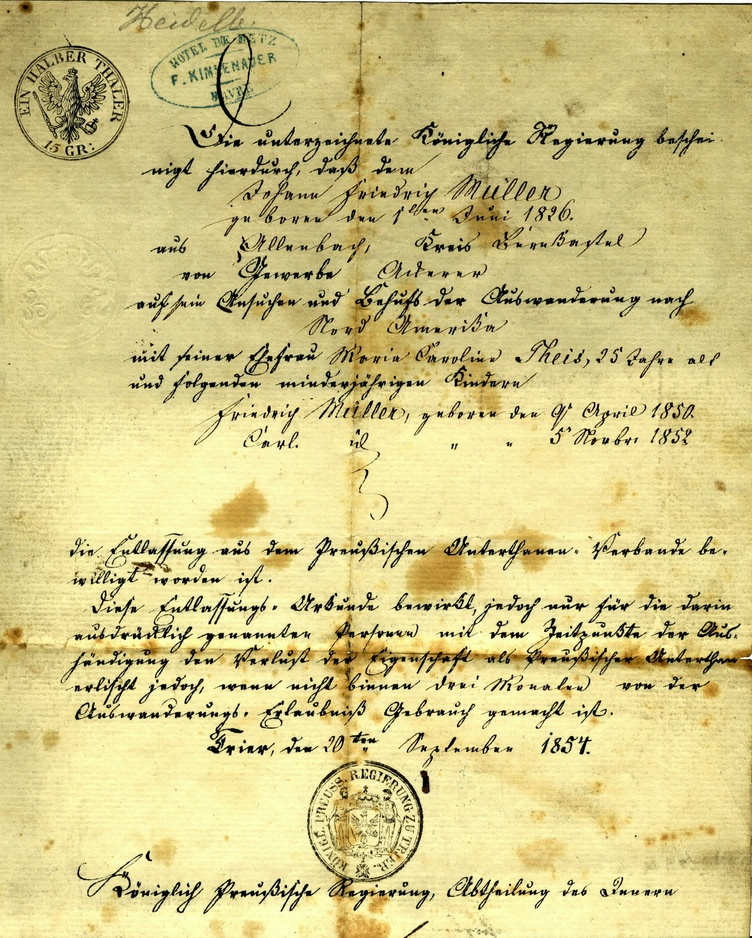
#> input picture DIP/LABS/LAB_03_DIP/solution/res/B2.jpg, 752 x 938 px, shrunk from 2258 x 2814 before the run
$ python task3.py res/B2.jpg
#> lines starting #> are read from the running program, lines starting #| are printed output that depends on the picture; after the words box and inside, x2 and y2 are one past the last pixel; in counts of white or black regions, pixels touching at a corner belong together


'''
python task3.py path/to/input
'''


import PIL
from PIL import Image
import itertools
import numpy
import sys
from PIL import ImageDraw
import matplotlib.pyplot as plt
image = Image.open(sys.argv[1])
#> image is the input picture: PIL image 752x938 RGB; mean R, G, B 210.6, 199.2, 135.6
image = image.convert("L") # convert to singal channeled image
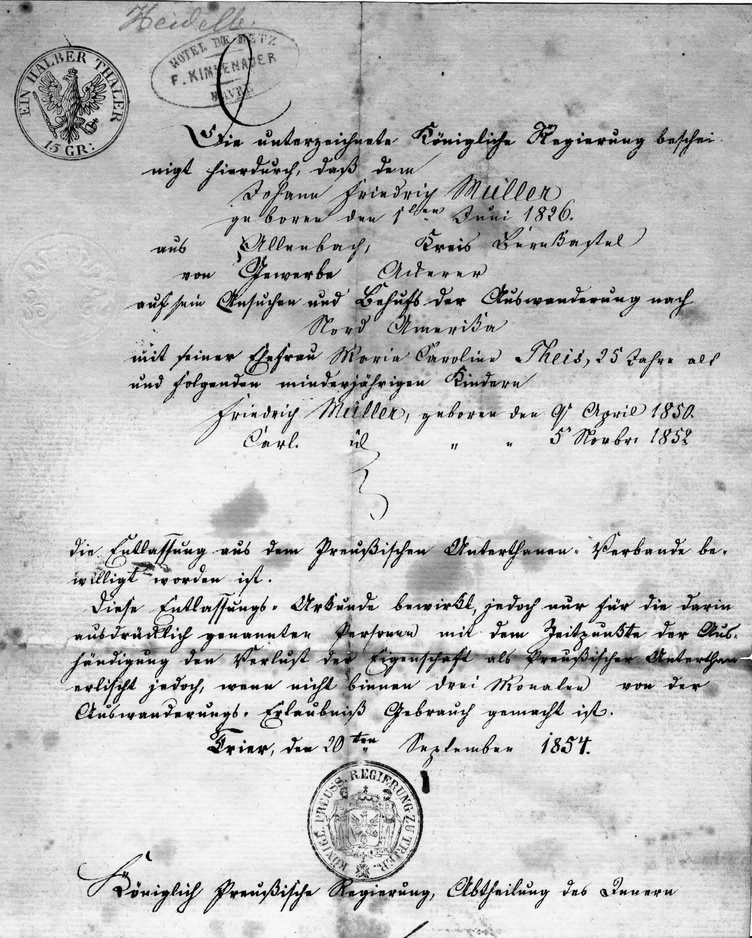
#> image: PIL image 752x938 L; min 0, max 255, mean 195.3
image = image.point(lambda x: 0 if x<150 else 255, '1') # binarized image
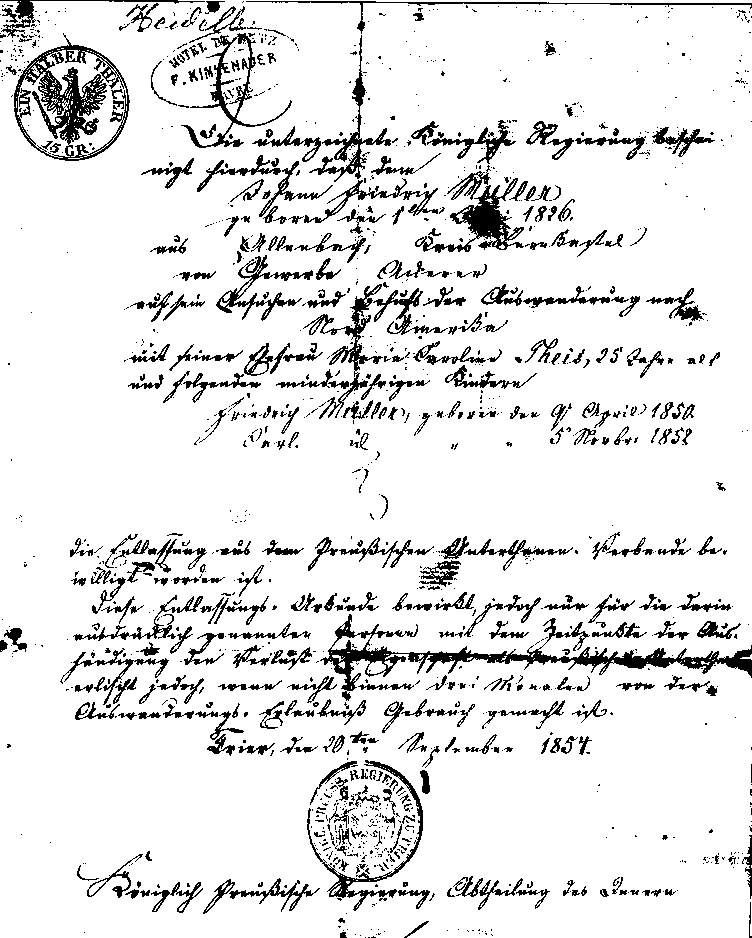
#> image: PIL image 752x938 1; 89.9% white; 1380 black regions (963 under 20 px), largest, box (x1, y1, x2, y2) and area: (320, 614, 752, 701) 5580, (14, 33, 130, 161) 4735, (415, 178, 524, 253) 2176

width, height = image.size
#> width = 752; height = 938


sums = [0] * height
#> sums = 938 values from 0 to 0
print(len(sums))
#| 938

pixels = image.load()
for x in range(height):

	for y in range(width):
		if pixels[y,x] == 0:
			sums[x]= sums[x] + 1 # increment the row's total


print(sums)
#> (printed output is left out)
for x in range(1,height):
	# use two conditions: check if the row is suitably white. sometimes the diff can be greater than the threshold even there is text present in the row
	if sums[x]==0 or  (sums[x] < 80 and (sums[x] -sums[x-1] > 15 or sums[x-1] -sums[x] > 15)):
		# draw line
		for y in range(width):
			pixels[y,x] = 0


image.show()
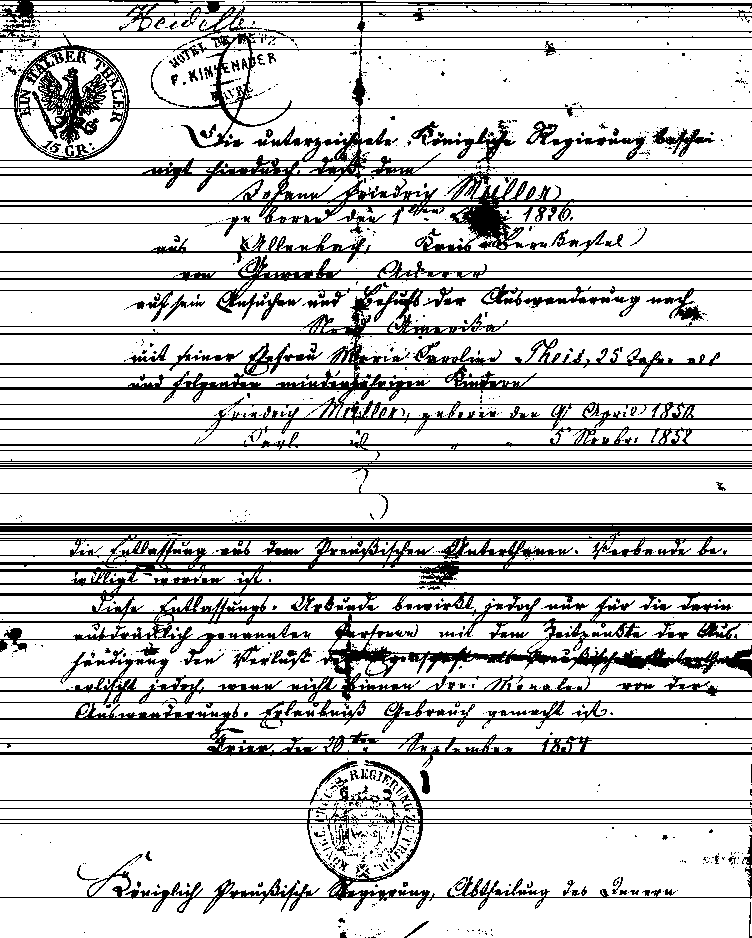
#> shown: PIL image 752x938 1; 81.1% white; 832 black regions (720 under 20 px), largest, box (x1, y1, x2, y2) and area: (0, 522, 752, 768) 50343, (0, 0, 752, 263) 33072, (0, 255, 752, 460) 27150

$ run again, on DIP/LABS/LAB_03_DIP/solution/res/B1.png
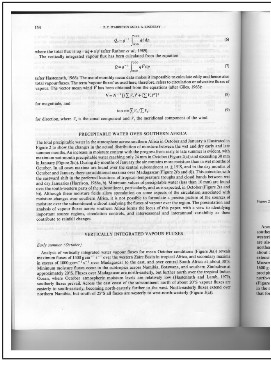
#> input picture DIP/LABS/LAB_03_DIP/solution/res/B1.png, 271 x 365 px
#> image is the input picture: PIL image 271x365 RGB; min 20, max 255, mean 214.8
#> `image = image.point(lambda x: 0 if x<150 else 255, '1')`:
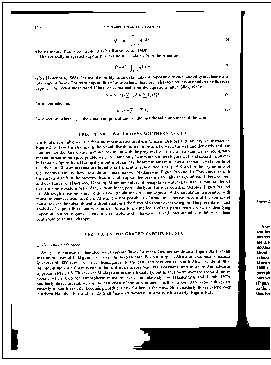
#> image: PIL image 271x365 1; 88.2% white; 1515 black regions (1508 under 20 px), largest, box (x1, y1, x2, y2) and area: (133, 11, 270, 350) 4361, (2, 2, 271, 359) 893, (11, 11, 146, 14) 275
#| 365
#> (printed output is left out)
#> `image.show()`:
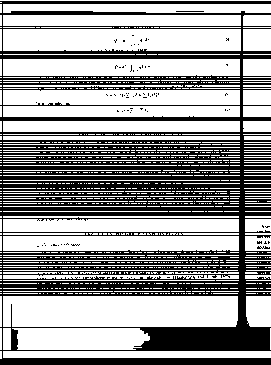
#> shown: PIL image 271x365 1; 60% white; 84 black regions (81 under 20 px), largest, box (x1, y1, x2, y2) and area: (0, 1, 271, 365) 39273, (176, 11, 204, 12) 28, (257, 246, 270, 249) 24
